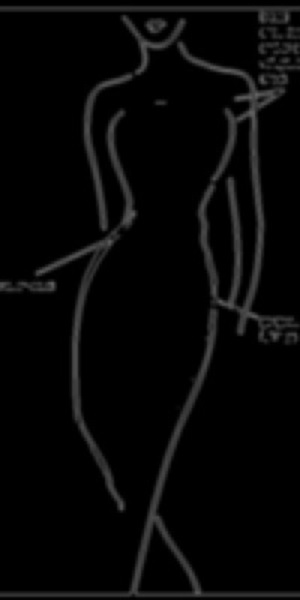
%> input picture simulation_image.jpg, 300 x 600 px
$ octave integralimage.m   (GNU Octave 9; MATLAB toolbox functions it lacks are replaced by stand-ins)
%> lines starting %> are read from the running program, lines starting %| are printed output that depends on the picture; in (x1, y1, x2, y2) boxes, pixels count from 0 and x2, y2 are one past the last pixel; in counts of white or black regions, pixels touching at a corner belong together; the program's own positions count from 1
clc
clear all
addpath(genpath(pwd))
folder='C:\Users\kamru\OneDrive - Texas Tech University\Desktop\Fall 2020\Smartfit Algorithm\';
%%
    I=imread(strcat(folder, 'simulation_image', '.jpg'));
%> I is the input picture: size 600x300x3 uint8; min 0, max 99, mean 7.1
    I2=rgb2gray(I);
    I3=(integralImage(I2));
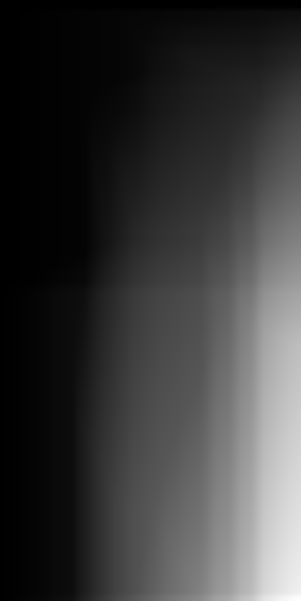
%> I3: size 601x301 double; min 0, max 1281987, mean 290338.1; drawn with min black and max white
    I3=edge(I3);
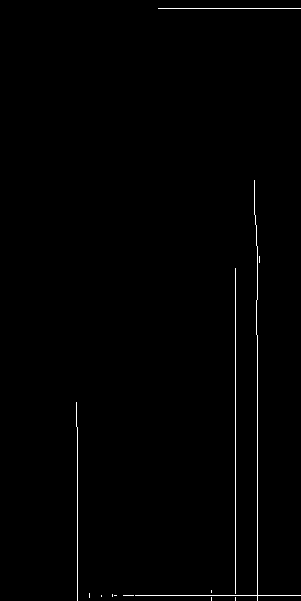
%> I3: size 601x301 logical; 0.72% white in thin lines or dots, all inside (x1, y1, x2, y2) = (76, 8, 301, 601)
    imshow(I3, []);

%> (the run ends here)

$ run again, with smoothed_2.jpg copied over simulation_image.jpg
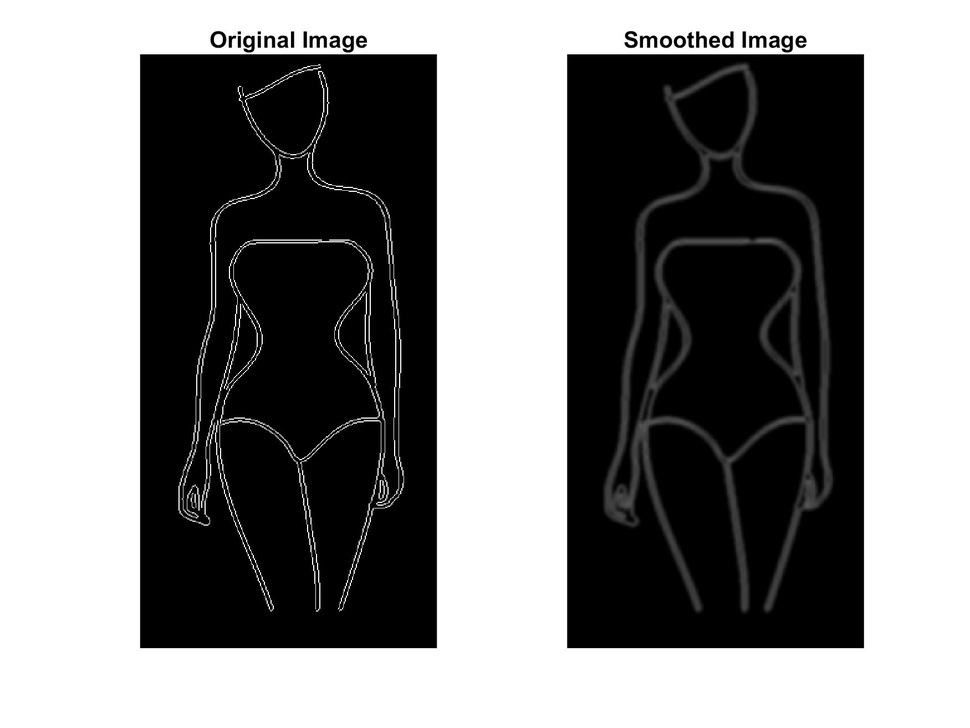
%> input picture smoothed_2.jpg, 970 x 728 px, shrunk from 1750 x 1313 before the run
%> I is the input picture: size 728x970x3 uint8; min 0, max 255, mean 130.8
%> `I3=(integralImage(I2));`:
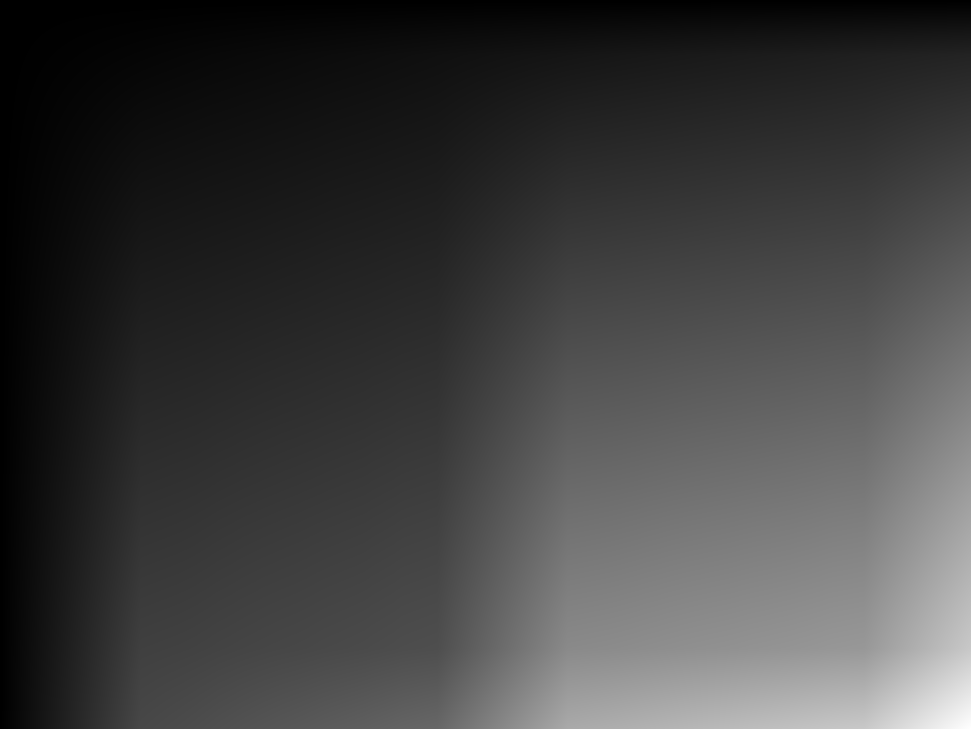
%> I3: size 729x971 double; min 0, max 92343811, mean 22996709.2; drawn with min black and max white
%> `I3=edge(I3);`:
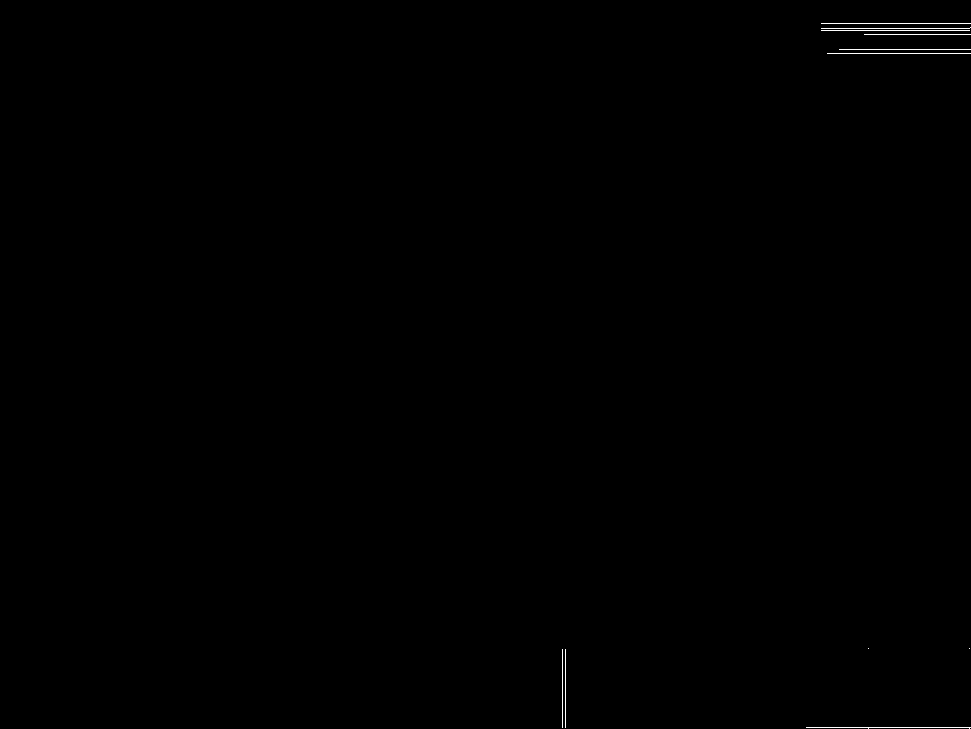
%> I3: size 729x971 logical; 0.16% white in thin lines or dots, all inside (x1, y1, x2, y2) = (562, 23, 971, 729)

$ run again, with smoothed_img.JPG copied over simulation_image.jpg
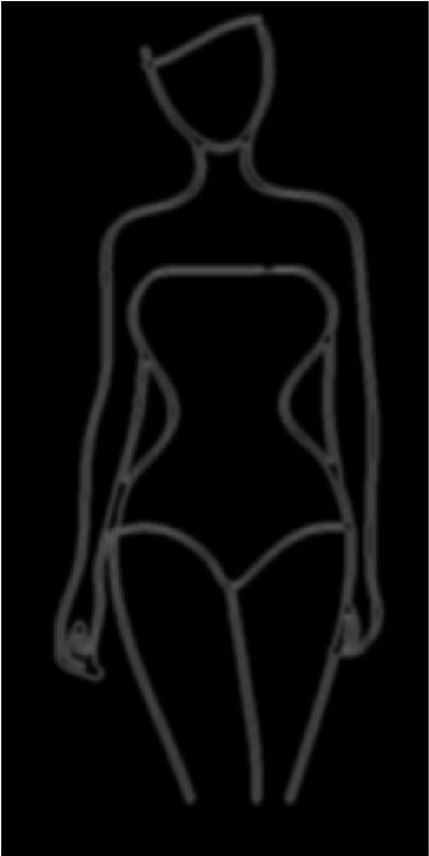
%> input picture smoothed_img.JPG, 429 x 856 px
%> I is the input picture: size 856x429x3 uint8; min 0, max 255, mean 8.6
%> `I3=(integralImage(I2));`:
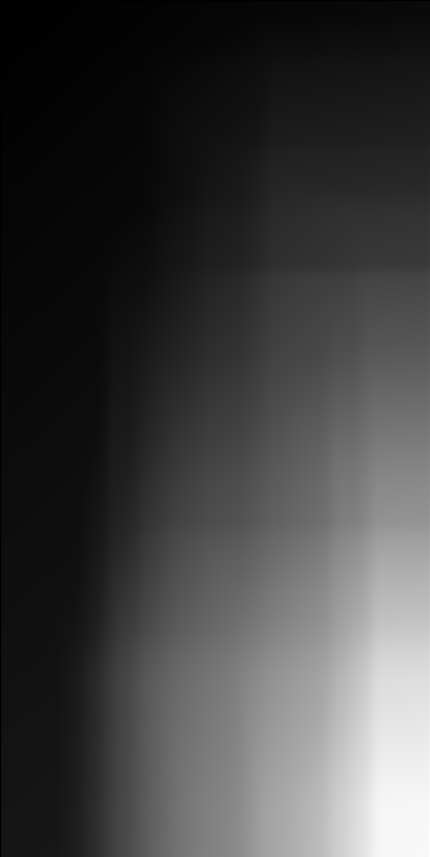
%> I3: size 857x430 double; min 0, max 3153387, mean 813468.3; drawn with min black and max white
%> `I3=edge(I3);`:
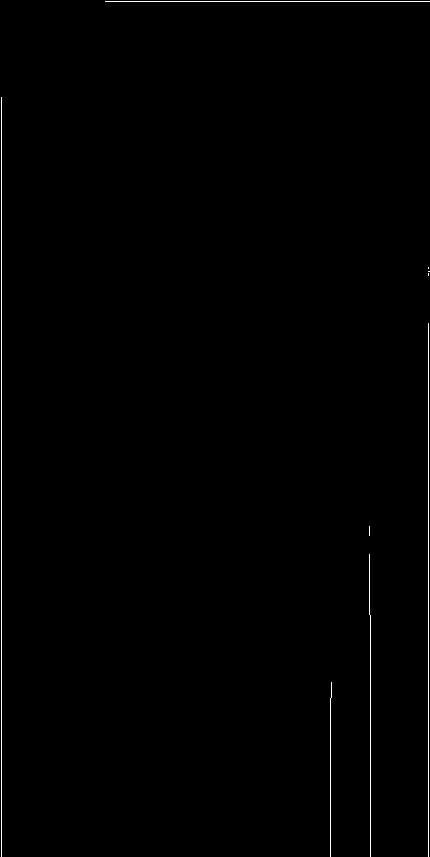
%> I3: size 857x430 logical; 0.57% white in thin lines or dots
